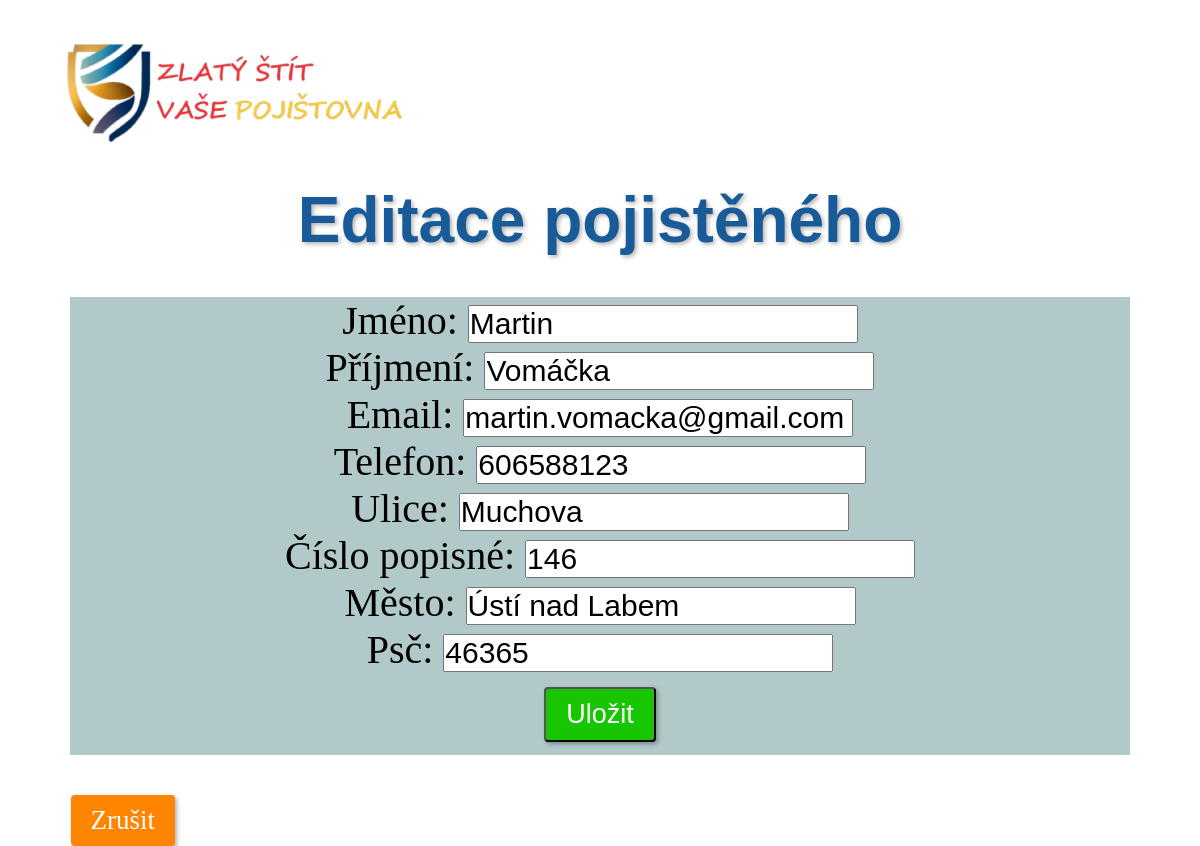
/pojisteni/pojisteny/1/editovat/, run on the app's committed database.
### pojisteni/models.py (models this page shows, shortened)
class Pojisteny(models.Model):
    jmeno = models.CharField(max_length=100)
    prijmeni = models.CharField(max_length=100)
    email = models.EmailField()
    cislo_popisne = models.CharField(max_length=10)
    telefon = models.CharField(max_length=20)
    ulice = models.CharField(max_length=100)
    psc = models.CharField(max_length=10)
    mesto = models.CharField(max_length=100)

### pojisteni/views.py (the view)
# urls.py: path('pojisteny/<int:pk>/editovat/', views.editovat_pojisteneho, name='editovat_pojisteneho'),
def editovat_pojisteneho(request, pk):
    pojisteny = get_object_or_404(Pojisteny, pk=pk)
    if request.method == 'POST':
        form = PojistenyForm(request.POST, instance=pojisteny)
        if form.is_valid():
            form.save()
            return redirect('detail_pojisteneho', pk=pojisteny.pk)
    else:
        form = PojistenyForm(instance=pojisteny)
    return render(request, 'editovat_pojisteneho.html', {'form': form, 'pojisteny': pojisteny})

### pojisteni/forms.py
class PojistenyForm(forms.ModelForm):
    class Meta:
        model = Pojisteny
        fields = ['jmeno', 'prijmeni', 'email', 'telefon', 'ulice', 'cislo_popisne', 'mesto', 'psc']

### pojisteni/templates/editovat_pojisteneho.html (shortened to what this page needs)
{% load static %}
<link rel="stylesheet" href="{% static 'pojisteni/style.css' %}">
{% block content %}
<div class="row">
  <img id="logo" src="{% static 'pojisteni/images/logo6.png' %}" alt="Logo">
  <h1>Editace pojistěného</h1>
  <form method="POST" action="">
    <label for="jmeno">Jméno:</label>
    <input type="text" id="jmeno" name="jmeno" value="{{ pojisteny.jmeno }}"><br>
    <label for="prijmeni">Příjmení:</label>
    <input type="text" id="prijmeni" name="prijmeni" value="{{ pojisteny.prijmeni }}"><br>
    <label for="email">Email:</label>
    <input type="email" id="email" name="email" value="{{ pojisteny.email }}"><br>
    <label for="telefon">Telefon:</label>
    <input type="text" id="telefon" name="telefon" value="{{ pojisteny.telefon }}"><br>
    <label for="ulice">Ulice:</label>
    <input type="text" id="ulice" name="ulice" value="{{ pojisteny.ulice }}"><br>
    <label for="cislo_popisne">Číslo popisné:</label>
    <input type="text" id="cislo_popisne" name="cislo_popisne" value="{{ pojisteny.cislo_popisne }}"><br>
    <label for="mesto">Město:</label>
    <input type="text" id="mesto" name="mesto" value="{{ pojisteny.mesto }}"><br>
    <label for="psc">Psč:</label>
    <input type="text" id="psc" name="psc" value="{{ pojisteny.psc }}"><br>
    <input type="submit" value="Uložit" class="btn btn-primary btn-form">
  </form>
  <a href="{% url 'detail_pojisteneho' pk=pojisteny.pk %}" class="btn btn-secondary btn-zrus">Zrušit</a>
</div>
{% endblock %}

### pojisteni/static/pojisteni/style.css (style rules this page uses)
* { margin: 0; padding: 0; box-sizing: border-box; }
.row { max-width: 1140px; margin: auto; }
#logo { max-width: 30%; margin: 3%; }
h1 { font-size: 4em; text-align: center; font-family: Verdana, Geneva, Tahoma, sans-serif; color: #195a98; text-shadow: 2px 2px 4px rgba(0, 0, 0, 0.3); }
.btn { display: inline-block; padding: 10px 20px; background-color: #17c600; color: #fff; text-decoration: none; border-radius: 4px; font-size: 27px; box-shadow: 2px 2px 4px rgba(0, 0, 0, 0.3); }
.btn-form { margin: 0.5em; }
.btn-zrus { margin-left: 1.5em; background-color: #ff8400; }
form { margin: 1em; text-align: center; font-size: 40px; background-color: rgb(177, 201, 201); }
form input[type="text"], form input[type="email"], form input[type="number"], form input[type="date"], form textarea { font-size: 30px; }

### data on the page
Pojisteny: jmeno "Martin", prijmeni "Vomáčka", email "martin.vomacka@gmail.com", telefon "606588123", ulice "Muchova", cislo_popisne "146", mesto "Ústí nad Labem", psc "46365"
